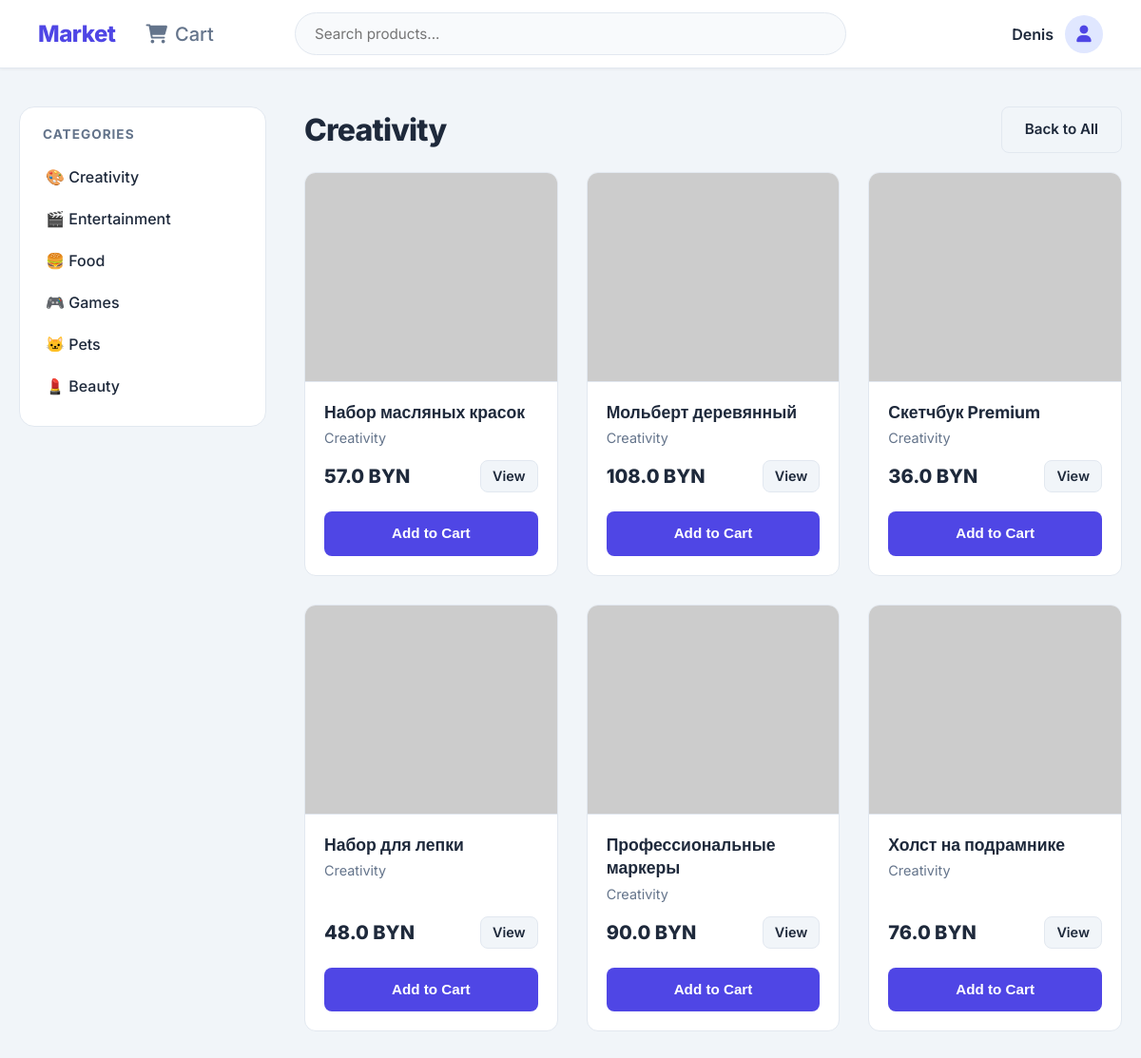
The page /client/category/Creativity (signed in) on the database its author committed.
### backend/models.py (models this page shows)
class User(Base):
    __tablename__ = 'users'
    id = Column(String, primary_key=True, default=lambda: str(uuid.uuid4()))
    username = Column(String, unique=True, index=True)
    password_hash = Column(String)
    role = Column(Enum(UserRole))
    discriminator = Column(String)
    __mapper_args__ = {'polymorphic_identity': 'user', 'polymorphic_on': discriminator}

class Client(User):
    __tablename__ = 'clients'
    id = Column(String, ForeignKey('users.id'), primary_key=True)
    full_name = Column(String)
    gender = Column(String)
    __mapper_args__ = {'polymorphic_identity': 'client'}
    profile = relationship("Profile", uselist=False, back_populates="client", cascade="all, delete-orphan")
    interactions = relationship("Interaction", back_populates="client", cascade="all, delete-orphan")
    cart = relationship("Cart", uselist=False, back_populates="client", cascade="all, delete-orphan")
    orders = relationship("Order", back_populates="client")
    feedbacks = relationship("Feedback", back_populates="client")

class Product(Base):
    __tablename__ = 'products'
    id = Column(String, primary_key=True, default=lambda: str(uuid.uuid4()))
    manager_id = Column(String, ForeignKey('managers.id'), nullable=True)
    name = Column(String)
    category = Column(String)
    price = Column(Float)
    description = Column(Text)
    sku = Column(String)
    image_url = Column(String)
    manager = relationship("Manager", back_populates="products")
    interactions = relationship("Interaction", back_populates="product", cascade="all, delete-orphan")
    cart_items = relationship("CartItem", back_populates="product", cascade="all, delete-orphan")
    feedbacks = relationship("Feedback", back_populates="product", cascade="all, delete-orphan")

### backend/controllers.py (the view)
@router.get("/client/category/{cat}", response_class=HTMLResponse)
async def cat_products(request: Request, cat: str, db: Session = Depends(get_db)):
    user = BaseController(db).get_current_user(request)
    if not user: return RedirectResponse("/login")
    products = db.query(Product).filter(Product.category == cat).all()
    return templates.TemplateResponse("client/category_products.html", {"request": request, "user": user, "products": products, "category_name": cat})

### frontend/templates/client/category_products.html
{% extends "base.html" %}
{% block content %}
<div class="home-layout">
    <div class="sidebar">
        <h3 class="sidebar-title">Categories</h3>
        <a href="/client/category/Creativity" class="cat-link">🎨 Creativity</a>
        <a href="/client/category/Entertainment" class="cat-link">🎬 Entertainment</a>
        <a href="/client/category/Food" class="cat-link">🍔 Food</a>
        <a href="/client/category/Games" class="cat-link">🎮 Games</a>
        <a href="/client/category/Pets" class="cat-link">🐱 Pets</a>
        <a href="/client/category/Beauty" class="cat-link">💄 Beauty</a>
    </div>
    <div style="flex-grow: 1;">
        <div style="display: flex; justify-content: space-between; align-items: center; margin-bottom: 20px;">
            <h1 style="margin: 0;">{{ category_name }}</h1>
            <a href="/client/home" class="btn btn-secondary">Back to All</a>
        </div>
        <div class="grid-products">
            {% for p in products %}
            <div class="card" id="product-{{ p.id }}">
                <a href="/client/product/{{ p.id }}" style="text-decoration: none; color: inherit; display: flex; flex-direction: column; flex-grow: 1;">
                    <div class="card-img" style="background-image: url('{{ p.image_url }}');"></div>
                    <div class="card-body">
                        <div class="card-title">{{ p.name }}</div>
                        <div style="color: var(--text-secondary); font-size: 0.9rem;">{{ p.category }}</div>
                        <div style="margin-top: auto; padding-top: 15px; display: flex; justify-content: space-between; align-items: center;">
                            <div class="card-price">{{ p.price }} BYN</div>
                            <span class="btn btn-secondary" style="padding: 5px 12px; font-size: 0.9rem;">View</span>
                        </div>
                    </div>
                </a>
                <form action="/client/cart/add/{{ p.id }}" method="post" style="padding: 0 20px 20px;">
                    <button class="btn btn-full">Add to Cart</button>
                </form>
            </div>
            {% endfor %}
        </div>
    </div>
</div>
{% endblock %}

### frontend/templates/base.html (shortened to what this page needs)
<!DOCTYPE html>
<html lang="en">
<head>
    <link rel="stylesheet" href="/static/style.css">
    <link rel="stylesheet" href="https://cdnjs.cloudflare.com/ajax/libs/font-awesome/6.0.0/css/all.min.css">
</head>
<body>
    {% if not hide_header %}
    <div class="header">
        <div class="header-left">
            {% if user and user.role.value == 'client' %}
                <a href="/client/home" class="logo">Market</a>
                <a href="/client/cart" class="header-icon" title="Cart">
                    <i class="fas fa-shopping-cart"></i> Cart
                </a>
            {% else %}
                <a href="/" class="logo">Market</a>
            {% endif %}
        </div>
        <div class="header-center">
            {% if user and user.role.value == 'client' %}
            <form action="/client/home" class="search-form" style="width: 100%; display: flex; justify-content: center;">
                <input type="text" name="search" class="search-input" placeholder="Search products...">
            </form>
            {% endif %}
        </div>
        <div class="header-right">
            {% if user %}
                {% if user.role.value == 'client' %}
                    <a href="/client/profile" class="user-badge">
                        <span>{{ user.full_name }}</span>
                        <div class="user-avatar-mini"><i class="fas fa-user"></i></div>
                    </a>
                {% else %}
                    <a href="/logout" class="header-icon" title="Logout"><i class="fas fa-sign-out-alt"></i> Exit</a>
                    <span class="user-badge">{{ user.username }}</span>
                {% endif %}
            {% endif %}
        </div>
    </div>
    {% endif %}
    <div class="container">
        {% block content %}{% endblock %}
    </div>
</body>
</html>

### frontend/static/style.css (style rules this page uses)
*, *::before, *::after { box-sizing: border-box; }
:root { --primary: #4f46e5; --primary-hover: #4338ca; --bg-body: #f1f5f9; --bg-card: #ffffff; --text-main: #1e293b; --text-secondary: #64748b; --border: #e2e8f0; --success: #10b981; --danger: #ef4444; --radius: 12px; --shadow: 0 4px 6px -1px rgba(0, 0, 0, 0.1), 0 2px 4px -1px rgba(0, 0, 0, 0.06); }
body { font-family: 'Inter', sans-serif; background-color: var(--bg-body); color: var(--text-main); margin: 0; padding: 0; min-height: 100vh; display: flex; flex-direction: column; -webkit-font-smoothing: antialiased; }
.header { background: var(--bg-card); border-bottom: 1px solid var(--border); padding: 0 40px; height: 72px; display: flex; align-items: center; justify-content: space-between; position: sticky; top: 0; z-index: 1000; box-shadow: 0 1px 3px rgba(0,0,0,0.05); }
.header-left { display: flex; align-items: center; gap: 24px; width: 250px; }
.header-center { flex-grow: 1; display: flex; justify-content: center; padding: 0 20px; }
.header-right { display: flex; align-items: center; gap: 24px; width: 250px; justify-content: flex-end; }
.logo { font-size: 1.5rem; font-weight: 800; color: var(--primary); text-decoration: none; letter-spacing: -0.5px; }
.header-icon { font-size: 1.25rem; color: var(--text-secondary); text-decoration: none; transition: 0.2s; display: flex; align-items: center; gap: 8px; font-weight: 500; padding: 8px; border-radius: 8px; }
.search-input { width: 100%; max-width: 600px; padding: 12px 20px; border: 1px solid var(--border); border-radius: 99px; background: #f8fafc; outline: none; transition: 0.2s; font-size: 0.95rem; }
.user-badge { display: flex; align-items: center; gap: 12px; text-decoration: none; font-weight: 600; color: var(--text-main); }
.user-avatar-mini { width: 40px; height: 40px; background: #e0e7ff; border-radius: 50%; color: var(--primary); display: flex; align-items: center; justify-content: center; font-size: 1.1rem; }
.container { max-width: 1280px; margin: 0 auto; padding: 40px 20px; width: 100%; box-sizing: border-box; }
.card { background: var(--bg-card); border: 1px solid var(--border); border-radius: var(--radius); overflow: hidden; display: flex; flex-direction: column; transition: transform 0.2s, box-shadow 0.2s; }
h1, h2, h3 { margin-top: 0; color: var(--text-main); }
h1 { font-size: 2rem; font-weight: 800; margin-bottom: 1.5rem; letter-spacing: -0.025em; }
input, select, textarea { width: 100%; padding: 12px 16px; border: 1px solid var(--border); border-radius: 8px; box-sizing: border-box; font-family: inherit; font-size: 1rem; transition: 0.2s; background: #fff; }
.btn { background: var(--primary); color: white; padding: 12px 24px; border-radius: 8px; border: none; cursor: pointer; font-weight: 600; font-size: 0.95rem; text-decoration: none; text-align: center; display: inline-flex; justify-content: center; align-items: center; gap: 8px; transition: all 0.2s; line-height: 1.5; }
.btn-secondary { background: #f1f5f9; color: var(--text-main); border: 1px solid var(--border); }
.btn-full { width: 100%; display: flex; }
.home-layout { display: grid; grid-template-columns: 260px 1fr; gap: 40px; align-items: start; }
.sidebar { background: var(--bg-card); border-radius: 16px; padding: 20px 0; border: 1px solid var(--border); position: sticky; top: 100px; }
.sidebar-title { padding: 0 24px; margin-bottom: 15px; font-size: 0.85rem; text-transform: uppercase; color: var(--text-secondary); letter-spacing: 1px; }
.cat-link { display: flex; align-items: center; gap: 12px; padding: 12px 24px; text-decoration: none; color: var(--text-main); font-weight: 500; transition: 0.2s; border-left: 3px solid transparent; }
.grid-products { display: grid; grid-template-columns: repeat(auto-fill, minmax(240px, 1fr)); gap: 30px; }
.card-img { width: 100%; height: 220px; background-color: #f1f5f9; background-size: cover; background-position: center; border-bottom: 1px solid var(--border); }
.card-body { padding: 20px; flex-grow: 1; display: flex; flex-direction: column; }
.card-title { font-weight: 700; font-size: 1.1rem; margin-bottom: 6px; line-height: 1.4; }
.card-price { font-size: 1.25rem; font-weight: 800; color: var(--text-main); }

### rows shown on the page
Client: full_name "Denis"
Product: name "Набор масляных красок", category "Creativity", price "57.0"
Product: name "Мольберт деревянный", category "Creativity", price "108.0"
Product: name "Скетчбук Premium", category "Creativity", price "36.0"
Product: name "Набор для лепки", category "Creativity", price "48.0"
Product: name "Профессиональные маркеры", category "Creativity", price "90.0"
Product: name "Холст на подрамнике", category "Creativity", price "76.0"

### other values the page prints
{{ category_name }} "Creativity"
